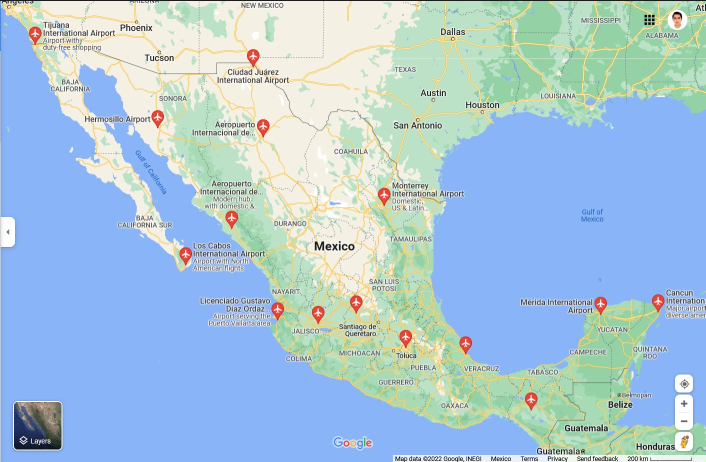
#> input picture Map.jpg, 1411 x 923 px (shown at 1/2 size)
$ python Mexico_Airport_Network.py
#> lines starting #> are read from the running program, lines starting #| are printed output that depends on the picture
### Graph.py
class Graph(object):
    def __init__(self, nodes, init_graph):
        self.nodes = nodes
        self.graph = self.CreateGraph(nodes, init_graph)

    def CreateGraph(self, nodes, init_graph): # Makes sure that the graph is symmetrical (distance between A&B = B&A).
        graph = {}
        for Node in nodes:
            graph[Node] = {}
        graph.update(init_graph)

        for Node, Edges in graph.items():
            for AdjacentNode, value in Edges.items():
                if graph[AdjacentNode].get(Node, False) == False:
                    graph[AdjacentNode][Node] = value
        return graph

    def Nodes(self):
        return self.nodes

    def NodeNeighbors(self, node):
        connections = []
        for out_node in self.nodes:
            if self.graph[node].get(out_node, False) != False:
                connections.append(out_node)
        return connections

    def ValueBetween(self, node1, node2):
        return self.graph[node1][node2]

### DijkstraAlgorithm.py
import sys

def DijkstraAlgorithm(Graph, StartNode):
    UnvisitedNodes = list(Graph.Nodes())
    ShortestPath = {} # Updated cost of visiting each node.
    PreviousNode = {} # Shortest known path to a node found so far.

    MaxValue = sys.maxsize
    for Node in UnvisitedNodes:
        ShortestPath[Node] = MaxValue # Initialize the infinite value of unvisited nodes.
    ShortestPath[StartNode] = 0 # Starting node's value with 0.

    while UnvisitedNodes: # Locates lowest value node.
        CurrentMinNode = None
        for Node in UnvisitedNodes:
            if CurrentMinNode == None:
                CurrentMinNode = Node
            elif ShortestPath[Node] < ShortestPath[CurrentMinNode]:
                CurrentMinNode = Node

        Neighbors = Graph.NodeNeighbors(CurrentMinNode) # Updates current node's neighbors distances.
        for Neighbor in Neighbors:
            TentativeValue = ShortestPath[CurrentMinNode] + Graph.ValueBetween(CurrentMinNode, Neighbor)
            if TentativeValue < ShortestPath[Neighbor]:
                ShortestPath[Neighbor] = TentativeValue
                PreviousNode[Neighbor] = CurrentMinNode # Updates the best path to current node.

        UnvisitedNodes.remove(CurrentMinNode) # Unflag visited node.

    return PreviousNode, ShortestPath

### Output.py
from ImgResize import image_resize
from EdgeColor import EdgeColor
import matplotlib.pyplot as plt
import networkx as nx
import pandas as pd
import cv2

IATADictionary = {
    "MEX": "Benito Juarez Intl. Airport",
    "CUN": "Cancun Intl. Airport",
    "GDL": "Miguel Hidalgo y Costilla Intl. Airport",
    "MTY": "Gral. Mariano Escobedo Intl. Airport",
    "TIJ": "Gral. Abelardo L. Rodriguez Intl. Airport",
    "SJD": "San Jose del Cabo Intl. Airport",
    "PVR": "Lic. Gustavo Diaz Ordaz Intl. Airport",
    "MID": "Manuel Crescencio Rejon Intl. Airport",
    "BJX": "Del Bajio Intl. Airport",
    "CUL": "Bachigualato Intl. Airport",
    "HMO": "Gral. Ignacio Pesqueira Garcia Intl. Airport",
    "CUU": "Gral. Roberto Fierro Villalobos Intl. Airport",
    "CJS": "Abraham Gonzalez Intl. Airport",
    "TGZ": "Angel Albino Corzo Intl. Airport",
    "VER": "Gral. Heriberto Jara Intl. Airport",
}

def print_result(PreviousNodes, ShortestPath, StartNode, TargetNode):
    path = []
    node = TargetNode

    while node != StartNode:
        path.append(node)
        node = PreviousNodes[node]
    path.append(StartNode)

    print("The shortest path between:\n\n\t", IATADictionary[StartNode], "(", StartNode, ").",
    "\n\t-\n\t", IATADictionary[TargetNode], "(", TargetNode, ").\n")
    print("Route: "," > ".join(reversed(path)), " [{} miles].".format(ShortestPath[TargetNode]))
    return path

def print_graph(Airports, Path, init_graph):
    Graph = nx.Graph()
    Graph.add_nodes_from(Airports)
                                #    0      1      2      3      4      5      6       7     8      9     10     11     12     13     14     15     16     17     18     19     20     21     22     23     24     25     26     27     28     29     30
    Edges = pd.DataFrame({'from': ['TIJ', 'TIJ', 'TIJ', 'HMO', 'HMO', 'HMO', 'HMO', 'CJS', 'CJS', 'CUU', 'CUU', 'CUU', 'CUL', 'CUL', 'CUL', 'CUL', 'MTY', 'PVR', 'PVR', 'GDL', 'GDL', 'MEX', 'MEX', 'MEX', 'VER', 'VER', 'VER', 'TGZ', 'TGZ', 'MID', 'MID'],
                            'to': ['CJS', 'HMO', 'SJD', 'CJS', 'CUU', 'CUL', 'SJD', 'MTY', 'CUU', 'MTY', 'BJX', 'CUL', 'SJD', 'PVR', 'GDL', 'BJX', 'BJX', 'SJD', 'GDL', 'BJX', 'MEX', 'BJX', 'VER', 'MTY', 'MTY', 'MID', 'TGZ', 'MID', 'CUN', 'MTY', 'CUN']})

    EdgeColors = ["blue" for x in range(31)]
    EdgeWidths = [1 for x in range(31)]

    for p in range(len(Path)-1):
        PathTempArray = [Path[p], Path[p+1]]
        EdgeColor(PathTempArray, EdgeColors, EdgeWidths)

    Graph = nx.from_pandas_edgelist(Edges, 'from', 'to', create_using = nx.Graph())

    Positions = {"MEX": (125, 25), "CUN": (210, 35), "GDL": (100, 30), "MTY": (120, 75), "TIJ": (5, 125),
                "SJD": (55, 55), "PVR": (85, 33), "MID": (190, 35), "BJX": (110, 40), "CUL": (70, 70),
                "HMO": (45, 95), "CUU": (80, 90), "CJS": (75, 120), "TGZ": (170, 5), "VER": (145, 20)}

    nx.draw(Graph, pos = Positions, node_color = 'black', with_labels = True, font_size = 7,
            font_color = "white", width = EdgeWidths, edge_color = EdgeColors)

    nx.draw_networkx_edge_labels(Graph, pos = Positions, edge_labels = {
        ("TIJ", "CJS") : init_graph["TIJ"]["CJS"],
        ("TIJ", "HMO") : init_graph["TIJ"]["HMO"],
        ("TIJ", "SJD") : init_graph["TIJ"]["SJD"],
        ("HMO", "CJS") : init_graph["HMO"]["CJS"],
        ("HMO", "CUU") : init_graph["HMO"]["CUU"],
        ("HMO", "CUL") : init_graph["HMO"]["CUL"],
        ("HMO", "SJD") : init_graph["HMO"]["SJD"],
        ("CJS", "MTY") : init_graph["CJS"]["MTY"],
        ("CJS", "CUU") : init_graph["CJS"]["CUU"],
        ("CUU", "MTY") : init_graph["CUU"]["MTY"],
        ("CUU", "BJX") : init_graph["CUU"]["BJX"],
        ("CUU", "CUL") : init_graph["CUU"]["CUL"],
        ("CUL", "HMO") : init_graph["CUL"]["HMO"],
        ("CUL", "SJD") : init_graph["CUL"]["SJD"],
        ("CUL", "PVR") : init_graph["CUL"]["PVR"],
        ("CUL", "GDL") : init_graph["CUL"]["GDL"],
        ("CUL", "BJX") : init_graph["CUL"]["BJX"],
        ("MTY", "BJX") : init_graph["MTY"]["BJX"],
        ("SJD", "PVR") : init_graph["SJD"]["PVR"],
        ("PVR", "GDL") : init_graph["PVR"]["GDL"],
        ("GDL", "BJX") : init_graph["GDL"]["BJX"],
        ("GDL", "MEX") : init_graph["GDL"]["MEX"],
        ("BJX", "MEX") : init_graph["BJX"]["MEX"],
        ("MEX", "MTY") : init_graph["MEX"]["MTY"],
        ("MEX", "VER") : init_graph["MEX"]["VER"],
        ("VER", "MTY") : init_graph["VER"]["MTY"],
        ("VER", "MID") : init_graph["VER"]["MID"],
        ("VER", "TGZ") : init_graph["VER"]["TGZ"],
        ("TGZ", "MID") : init_graph["TGZ"]["MID"],
        ("TGZ", "CUN") : init_graph["TGZ"]["CUN"],
        ("MID", "MTY") : init_graph["MID"]["MTY"],
        ("MID", "CUN") : init_graph["MID"]["CUN"]})

    cv2.imshow("Mexico Intl. Airports", image_resize(cv2.imread("Map.jpg"), Height = 600))
    cv2.moveWindow('Mexico Intl. Airports', 900, 75)
    plt.show()

    cv2.waitKey(0)
    cv2.destroyAllWindows()

### ImgResize.py
import cv2

def image_resize(image, width = None, Height = None, inter = cv2.INTER_AREA):
    dim = None
    (h, w) = image.shape[:2]
    if width is None and Height is None:
        return image
    if width is None:
        r = Height / float(h)
        dim = (int(w * r), Height)
    else:
        r = width / float(w)
        dim = (width, int(h * r))
    resized = cv2.resize(image, dim, interpolation = inter)
    return resized

### EdgeColor.py
def EdgeColor(PathTempArray, EdgeColors, EdgeWidths):
    if PathTempArray == ["TIJ", "CJS"] or PathTempArray == ["CJS", "TIJ"]:
        EdgeColors[0] = 'red'
        EdgeWidths[0] = 2
    if PathTempArray == ["TIJ", "HMO"] or PathTempArray == ["HMO", "TIJ"]:
        EdgeColors[1] = 'red'
        EdgeWidths[1] = 2
    if PathTempArray == ["TIJ", "SJD"] or PathTempArray == ["SJD", "TIJ"]:
        EdgeColors[2] = 'red'
        EdgeWidths[2] = 2
    if PathTempArray == ["CJS", "HMO"] or PathTempArray == ["HMO", "CJS"]:
        EdgeColors[3] = 'red'
        EdgeWidths[3] = 2
    if PathTempArray == ["CJS", "MTY"] or PathTempArray == ["MTY", "CJS"]:
        EdgeColors[4] = 'red'
        EdgeWidths[4] = 2
    if PathTempArray == ["CJS", "CUU"] or PathTempArray == ["CUU", "CJS"]:
        EdgeColors[5] = 'red'
        EdgeWidths[5] = 2
    if PathTempArray == ["HMO", "CUU"] or PathTempArray == ["CUU", "HMO"]:
        EdgeColors[6] = 'red'
        EdgeWidths[6] = 2
    if PathTempArray == ["CUL", "HMO"] or PathTempArray == ["HMO", "CUL"]:
        EdgeColors[7] = 'red'
        EdgeWidths[7] = 2
    if PathTempArray == ["HMO", "SJD"] or PathTempArray == ["SJD", "HMO"]:
        EdgeColors[8] = 'red'
        EdgeWidths[8] = 2
    if PathTempArray == ["SJD", "CUL"] or PathTempArray == ["CUL", "SJD"]:
        EdgeColors[9] = 'red'
        EdgeWidths[9] = 2
    if PathTempArray == ["SJD", "PVR"] or PathTempArray == ["PVR", "SJD"]:
        EdgeColors[10] = 'red'
        EdgeWidths[10] = 2
    if PathTempArray == ["CUU", "MTY"] or PathTempArray == ["MTY", "CUU"]:
        EdgeColors[11] = 'red'
        EdgeWidths[11] = 2
    if PathTempArray == ["CUU", "BJX"] or PathTempArray == ["BJX", "CUU"]:
        EdgeColors[12] = 'red'
        EdgeWidths[12] = 2
    if PathTempArray == ["CUU", "CUL"] or PathTempArray == ["CUL", "CUU"]:
        EdgeColors[13] = 'red'
        EdgeWidths[13] = 2
    if PathTempArray == ["CUL", "PVR"] or PathTempArray == ["PVR", "CUL"]:
        EdgeColors[14] = 'red'
        EdgeWidths[14] = 2
    if PathTempArray == ["CUL", "GDL"] or PathTempArray == ["GDL", "CUL"]:
        EdgeColors[15] = 'red'
        EdgeWidths[15] = 2
    if PathTempArray == ["CUL", "BJX"] or PathTempArray == ["BJX", "CUL"]:
        EdgeColors[16] = 'red'
        EdgeWidths[16] = 2
    if PathTempArray == ["BJX", "MTY"] or PathTempArray == ["MTY", "BJX"]:
        EdgeColors[17] = 'red'
        EdgeWidths[17] = 2
    if PathTempArray == ["MTY", "MEX"] or PathTempArray == ["MEX", "MTY"]:
        EdgeColors[18] = 'red'
        EdgeWidths[18] = 2
    if PathTempArray == ["MTY", "VER"] or PathTempArray == ["VER", "MTY"]:
        EdgeColors[19] = 'red'
        EdgeWidths[19] = 2
    if PathTempArray == ["MTY", "MID"] or PathTempArray == ["MID", "MTY"]:
        EdgeColors[20] = 'red'
        EdgeWidths[20] = 2
    if PathTempArray == ["GDL", "BJX"] or PathTempArray == ["BJX", "GDL"]:
        EdgeColors[21] = 'red'
        EdgeWidths[21] = 2
    if PathTempArray == ["BJX", "MEX"] or PathTempArray == ["MEX", "BJX"]:
        EdgeColors[22] = 'red'
        EdgeWidths[22] = 2
    if PathTempArray == ["GDL", "PVR"] or PathTempArray == ["PVR", "GDL"]:
        EdgeColors[23] = 'red'
        EdgeWidths[23] = 2
    if PathTempArray == ["GDL", "MEX"] or PathTempArray == ["MEX", "GDL"]:
        EdgeColors[24] = 'red'
        EdgeWidths[24] = 2
    if PathTempArray == ["MEX", "VER"] or PathTempArray == ["VER", "MEX"]:
        EdgeColors[25] = 'red'
        EdgeWidths[25] = 2
    if PathTempArray == ["VER", "MID"] or PathTempArray == ["MID", "VER"]:
        EdgeColors[26] = 'red'
        EdgeWidths[26] = 2
    if PathTempArray == ["VER", "TGZ"] or PathTempArray == ["TGZ", "VER"]:
        EdgeColors[27] = 'red'
        EdgeWidths[27] = 2
    if PathTempArray == ["TGZ", "MID"] or PathTempArray == ["MID", "TGZ"]:
        EdgeColors[28] = 'red'
        EdgeWidths[28] = 2
    if PathTempArray == ["MID", "CUN"] or PathTempArray == ["CUN", "MID"]:
        EdgeColors[29] = 'red'
        EdgeWidths[29] = 2
    if PathTempArray == ["CUN", "TGZ"] or PathTempArray == ["TGZ", "CUN"]:
        EdgeColors[30] = 'red'
        EdgeWidths[30] = 2

### Mexico_Airport_Network.py
from DijkstraAlgorithm import DijkstraAlgorithm
from Output import print_result
from Output import print_graph
from Graph import Graph
import random

Airports = ["MEX", "CUN", "GDL", "MTY", "TIJ", "SJD", "PVR", "MID", "BJX", "CUL", "HMO", "CUU", "CJS", "TGZ", "VER"]
StartNode = "SJD"
TargetNode = "CUN"

init_graph = {}
for node in Airports:
    init_graph[node] = {}

'''init_graph["TIJ"]["CJS"] = 620 # 31 conections.
init_graph["TIJ"]["HMO"] = 425
init_graph["TIJ"]["SJD"] = 785
init_graph["HMO"]["CJS"] = 327
init_graph["HMO"]["CUU"] = 309
init_graph["HMO"]["CUL"] = 372
init_graph["HMO"]["SJD"] = 419
init_graph["CJS"]["MTY"] = 558
init_graph["CJS"]["CUU"] = 205
init_graph["CUU"]["MTY"] = 413
init_graph["CUU"]["BJX"] = 603
init_graph["CUU"]["CUL"] = 288
init_graph["CUL"]["SJD"] = 181
init_graph["CUL"]["PVR"] = 316
init_graph["CUL"]["GDL"] = 396
init_graph["CUL"]["BJX"] = 462
init_graph["MTY"]["BJX"] = 342
init_graph["SJD"]["PVR"] = 334
init_graph["PVR"]["GDL"] = 127
init_graph["GDL"]["BJX"] = 123
init_graph["GDL"]["MEX"] = 286
init_graph["BJX"]["MEX"] = 190
init_graph["MEX"]["MTY"] = 444
init_graph["MEX"]["VER"] = 190
init_graph["VER"]["MTY"] = 523
init_graph["VER"]["MID"] = 442
init_graph["VER"]["TGZ"] = 275
init_graph["TGZ"]["MID"] = 374
init_graph["TGZ"]["CUN"] = 507
init_graph["MID"]["MTY"] = 742
init_graph["MID"]["CUN"] = 180'''

init_graph["TIJ"]["CJS"] = random.randint(100, 900) # If distance between nodes is randomized.
init_graph["TIJ"]["HMO"] = random.randint(100, 900)
init_graph["TIJ"]["SJD"] = random.randint(100, 900)
init_graph["HMO"]["CJS"] = random.randint(100, 900)
init_graph["HMO"]["CUU"] = random.randint(100, 900)
init_graph["HMO"]["CUL"] = random.randint(100, 900)
init_graph["HMO"]["SJD"] = random.randint(100, 900)
init_graph["CJS"]["MTY"] = random.randint(100, 900)
init_graph["CJS"]["CUU"] = random.randint(100, 900)
init_graph["CUU"]["MTY"] = random.randint(100, 900)
init_graph["CUU"]["BJX"] = random.randint(100, 900)
init_graph["CUU"]["CUL"] = random.randint(100, 900)
init_graph["CUL"]["SJD"] = random.randint(100, 900)
init_graph["CUL"]["PVR"] = random.randint(100, 900)
init_graph["CUL"]["GDL"] = random.randint(100, 900)
init_graph["CUL"]["BJX"] = random.randint(100, 900)
init_graph["MTY"]["BJX"] = random.randint(100, 900)
init_graph["SJD"]["PVR"] = random.randint(100, 900)
init_graph["PVR"]["GDL"] = random.randint(100, 900)
init_graph["GDL"]["BJX"] = random.randint(100, 900)
init_graph["GDL"]["MEX"] = random.randint(100, 900)
init_graph["BJX"]["MEX"] = random.randint(100, 900)
init_graph["MEX"]["MTY"] = random.randint(100, 900)
init_graph["MEX"]["VER"] = random.randint(100, 900)
init_graph["VER"]["MTY"] = random.randint(100, 900)
init_graph["VER"]["MID"] = random.randint(100, 900)
init_graph["VER"]["TGZ"] = random.randint(100, 900)
init_graph["TGZ"]["MID"] = random.randint(100, 900)
init_graph["TGZ"]["CUN"] = random.randint(100, 900)
init_graph["MID"]["MTY"] = random.randint(100, 900)
init_graph["MID"]["CUN"] = random.randint(100, 900)

Graph = Graph(Airports, init_graph)
PreviousNodes, ShortestPath = DijkstraAlgorithm(Graph = Graph, StartNode = StartNode)

Path = print_result(PreviousNodes, ShortestPath, StartNode, TargetNode)
print_graph(Airports, Path, init_graph)
#> in image_resize, `resized = cv2.resize(image, dim, interpolation = inter)`:
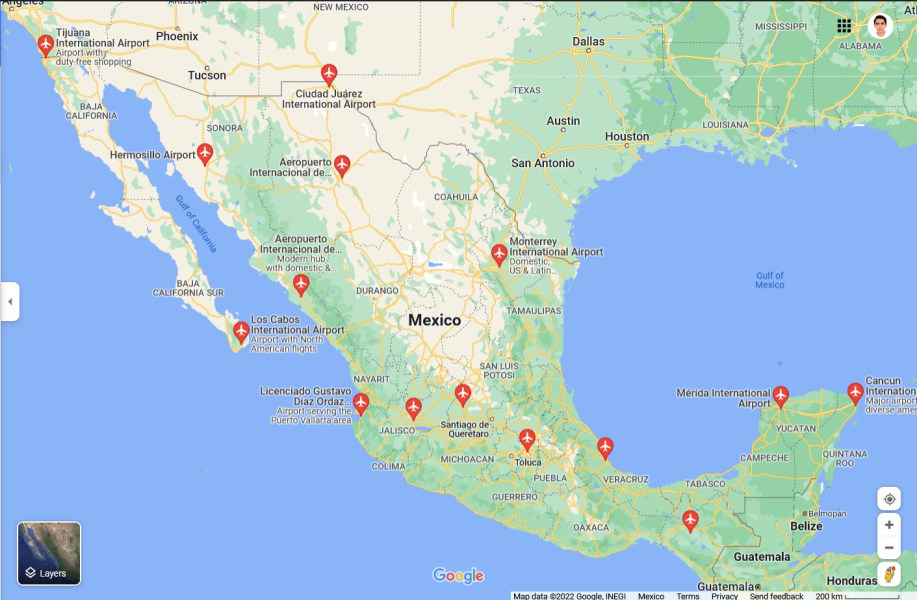
#> resized: shape (600, 917, 3); mean B, G, R 216.8, 198.1, 168.7
#> in image_resize, image is the input picture: shape (923, 1411, 3); mean B, G, R 216.8, 198.1, 168.7
#> in print_graph, `plt.show()`:
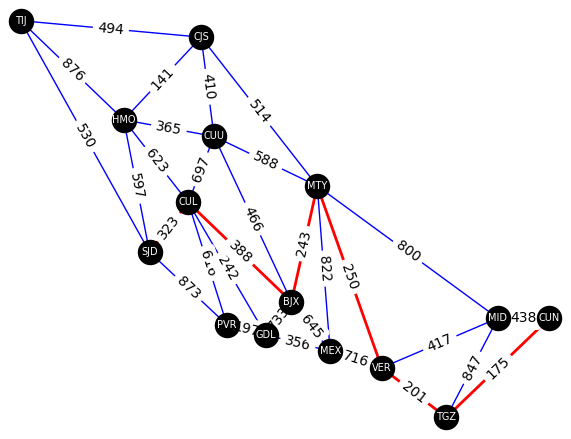
#> figure drawn by matplotlib, 1 panel
